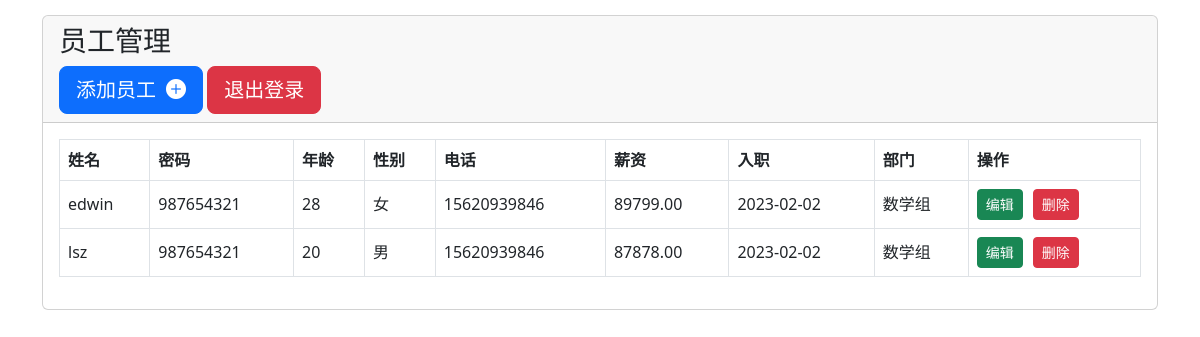
The app's page /users/ (signed in), older data.
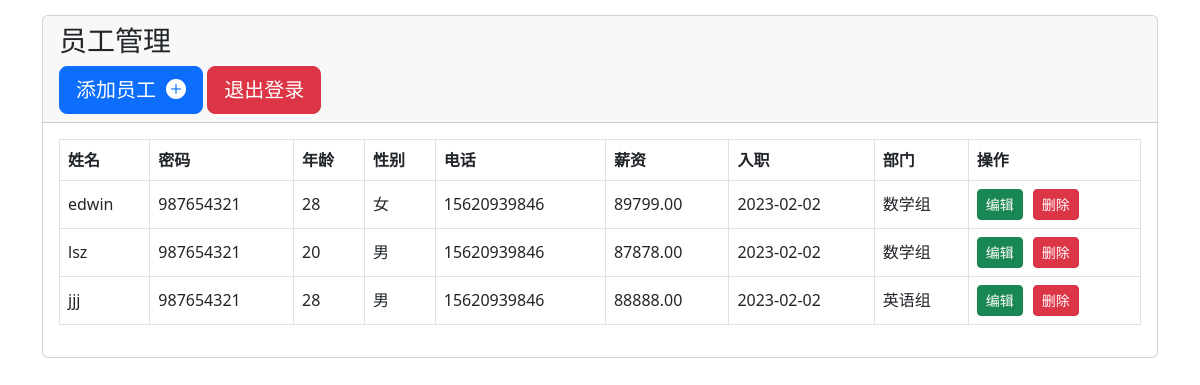
The same page, newer data.
### app01/models.py (models this page shows, shortened)
class UserList(models.Model):
    name = models.CharField(verbose_name='用户名', max_length=64)
    password = models.CharField(verbose_name='密码', max_length=64)
    age = models.IntegerField(verbose_name="年龄")
    gender_choice = (
        (1, "男"),
        (2, "女")
    )
    gender = models.SmallIntegerField(verbose_name="性别", choices=gender_choice, default=1)
    phone_number = models.CharField(verbose_name="电话", max_length=11)
    salary = models.DecimalField(verbose_name="薪资", max_digits=10, decimal_places=2, default=0)
    create_time = models.DateTimeField(verbose_name="入职时间", null=True, blank=True)
    department = models.ForeignKey(verbose_name="部门", to="Department", to_field="id", null=True, blank=True,
                                   on_delete=models.SET_NULL)

class Department(models.Model):
    title = models.CharField(verbose_name="部门名称", max_length=10)

### app01/views.py (the view, shortened to what this page needs)
# urls.py: path('users/', views.show_users),
def show_users(request):
    if request.method == "GET":
        user_list = models.UserList.objects.all()
        return render(request, 'users.html', {"users": user_list})

### app01/templates/users.html (shortened to what this page needs)
<!DOCTYPE html>
<html lang="en">
<head>
    <meta charset="UTF-8"> {% load static %}
    <link rel="stylesheet" href="{% static '/plugins/bootstrap/css/bootstrap.min.css' %}">
    <link rel="stylesheet" href="https://cdn.jsdelivr.net/npm/bootstrap-icons@1.10.0/font/bootstrap-icons.css">
</head>
<body>
    <div class="container">
        <div class="card" style="margin-top: 15px;">
            <div class="card-header">
                <h3>员工管理</h3>
                <a href="/add_user2/" class="btn btn-primary btn-lg">添加员工<i class="bi bi-plus-circle-fill" style="margin-left: 10px;"></i></a>
                <a href="/logout/" class="btn btn-danger btn-lg">退出登录</a>
            </div>
            <div class="card-body">
                <table class="table table-bordered align-middle">
                    <thead>
                        <tr>
                            <th>姓名</th>
                            <th>密码</th>
                            <th>年龄</th>
                            <th>性别</th>
                            <th>电话</th>
                            <th>薪资</th>
                            <th>入职</th>
                            <th>部门</th>
                            <th>操作</th>
                        </tr>
                    </thead>
                    <tbody>
                        {% for user in users %}
                        <tr>
                            <td>{{user.name}}</td>
                            <td>{{user.password}}</td>
                            <td>{{user.age}}</td>
                            <td>{{user.get_gender_display}}</td>
                            <td>{{user.phone_number}}</td>
                            <td>{{user.salary}}</td>
                            <td>{{user.create_time | date:"Y-m-d"}}</td>
                            <td>{{user.department.title}}</td>
                            <td><a href="/{{user.id}}/update_user2/" class="btn btn-success btn-sm" style="margin-right: 10px;">编辑</a><a href="/{{user.id}}/delete_user2/" class="btn btn-danger btn-sm">删除</a></td>
                        </tr>
                        {% endfor %}
                    </tbody>
                </table>
            </div>
        </div>
    </div>
</body>
</html>

Row changes from the older to the newer data that the page shows:
added UserList: name "jjj", password "987654321", age "28", gender "男", phone_number "15620939846", salary "88888.00", create_time "2023-02-02", department "英语组"
